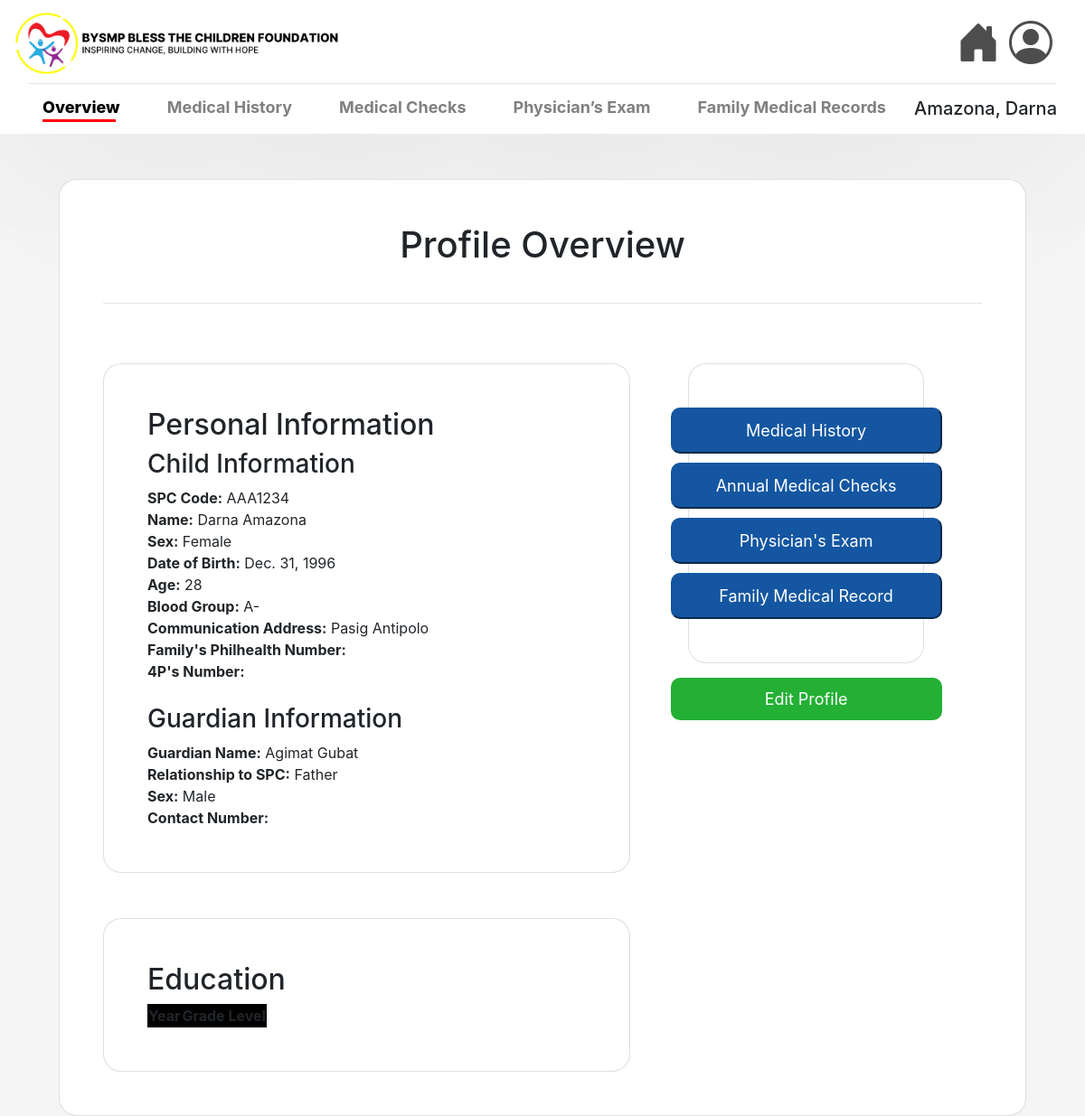
Page /view/10/ on the committed database.
### msys42app/models.py (models this page shows, shortened)
class Child(models.Model):
    code = models.CharField(max_length=7, validators=[RegexValidator(regex=r'^[A-Za-z]{3}\d{4}$')], unique=True, null=False, blank=False)
    lastname = models.CharField(max_length=25, null=False, blank=False)
    firstname = models.CharField(max_length=50, null=False, blank=False)
    middlename = models.CharField(max_length=25, null=True)
    sex = models.CharField(max_length=6, choices=[('Male', 'Male'), ('Female', 'Female')], null=False, blank=False)
    birth = models.DateField(null=False, blank=False)
    blood_group = models.CharField(max_length=3, blank=True, null=True)
    address = models.TextField(max_length=255, null=False, blank=False)
    philhealth_number = models.CharField(max_length=14, validators=[MinLengthValidator(14)], blank=True, null=True)
    fourps_number = models.CharField(max_length=20, blank=True, null=True)
    guardian_lastname = models.CharField(max_length=25, null=False, blank=False)
    guardian_firstname = models.CharField(max_length=50, null=False, blank=False)
    guardian_middlename = models.CharField(max_length=25, null=True, blank=True)
    guardian_relationship = models.CharField(max_length=25, null=False, blank=False)
    guardian_sex = models.CharField(max_length=6, choices=[('Male', 'Male'), ('Female', 'Female')], null=False, blank=False)
    age = models.IntegerField(null=False, blank=False)

### msys42app/views.py (the view)
# urls.py: path('view/<int:pk>/', views.view_child_profile, name='view_child_profile'),
def view_child_profile(request, pk):
    child = get_object_or_404(Child, pk=pk)
    numbers = ContactNumber.objects.filter(child=child)
    return render(request, 'msys42app/view_cp.html', {'child': child, 'contacts':numbers })

### msys42app/templates/msys42app/view_cp.html
{% extends 'msys42app/base.html' %}
{% load static %}
{% block navbar %}
<hr class="w-100 my-1">
<nav style="display: flex; justify-content: space-between; align-items: flex-end; padding-left: 0 ;padding: 0; width: 100%; position: sticky;">
    <ul style="display: flex; gap: 20px; list-style: none; padding: 0; margin: 0; ">
        <li class="nav-item">
            <a class="nav-link active" href="#" style="color: rgb(0, 0, 0); font-weight: 780; font-size: large; position: relative; padding-bottom: 0px;">
                Overview
                <span style="display: block; width: 81px; height: 3px; background-color: red; position: center; bottom: -3px; left: 0;"></span>
            </a>
        </li>
        <li class="nav-item">
            <a class="nav-link" href="#" style="color: gray; font-weight: 750; font-size: large;">Medical History</a>
        </li>
        <li class="nav-item">
            <a class="nav-link" href="#" style="color: gray; font-weight: 750; font-size: large;">Medical Checks</a>
        </li>
        <li class="nav-item">
            <a class="nav-link" href="#" style="color: gray; font-weight: 750; font-size: large;">Physician’s Exam</a>
        </li>
        <li class="nav-item">
            <a class="nav-link" href="#" style="color: gray; font-weight: 750; font-size: large;">Family Medical Records</a>
        </li>
    </ul>
    <h5> {{child.lastname}}, {{child.firstname}} {{child.middlename}} </h5>
</nav>
{% endblock %}
{% block content %}
<div class="container-fluid" style="min-height: 100vh; display: flex; justify-content: center; align-items: top;">
    <div class="card p-5" style="border-radius: 20px; width: 100%; max-width: 1500px;">
        <h1 class="text-center mb-4">Profile Overview</h1>
        <hr>
        <div class="d-flex justify-content-between">
            <div class="card p-5 me-3" style="border-radius: 20px; width: 60%; max-width: 1000px;">
                <h2> Personal Information </h2>
                <h3> Child Information </h3>
                <div class="info">
                    <strong>SPC Code:</strong> {{child.code}}<br>
                    <strong>Name:</strong> {{child.firstname}} {{child.middlename}} {{child.lastname}}<br>
                    <strong>Sex:</strong> {{child.sex}}<br>
                    <strong>Date of Birth:</strong> {{child.birth}}<br>
                    <strong>Age:</strong> {{child.age}}<br>
                    <strong>Blood Group:</strong> {{child.blood_group}}<br>
                    <strong>Communication Address:</strong> {{child.address}}<br>
                    <strong>Family's Philhealth Number:</strong> {{child.philhealth_number}}<br>
                    <strong>4P's Number:</strong> {{child.fourps_number}}<br>
                </div>
                <br>
                <h3> Guardian Information </h3>
                <div class="info">
                    <strong>Guardian Name:</strong> {{child.guardian_firstname}} {{child.guardian_middlename}} {{child.guardian_lastname}}<br>
                    <strong>Relationship to SPC:</strong> {{child.guardian_relationship}}<br>
                    <strong>Sex:</strong> {{child.guardian_sex}}<br>
                    <strong>Contact Number:</strong> {{number.number}}<br>
                </div>
            </div>
            <div class="container-fluid d-flex flex-column align-items-center" style="width: 30%;">
                <div class="card p-5" id="health_buttons" style="border-radius: 20px; align-items: center; gap: 10px; height: fit-content;">
                <button class="button" style="border-radius: 10px; border-color: #1456A1; background-color: #1456A1; color: white; padding: 10px; font-size: large; width: 300px;">Medical History</button>
                <button class="button" style="border-radius: 10px; border-color: #1456A1; background-color: #1456A1; color: white; padding: 10px; font-size: large; width: 300px;">Annual Medical Checks</button>
                <button class="button" style="border-radius: 10px; border-color: #1456A1; background-color: #1456A1; color: white; padding: 10px; font-size: large; width: 300px;">Physician's Exam</button>
                <button class="button" style="border-radius: 10px; border-color: #1456A1; background-color: #1456A1; color: white; padding: 10px; font-size: large; width: 300px;">Family Medical Record</button>
                </div>
                <div class="mt-3">
                    <a href="{% url 'edit_child_profile' pk=child.pk %}"
                       style="border-radius: 10px; border-color: #23B034; background-color: #23B034;
                              color: white; padding: 10px 50px; font-size: large; width: 300px;
                              text-align: center; display: inline-block; text-decoration: none;">
                        Edit Profile
                    </a>
                </div>
            </div>
        </div>
        <div class="card p-5 me-3" style="border-radius: 20px; width: 60%; max-width: 1000px;">
            <h2> Education </h2>
            <div class="educ_info">
                <table>
                    <thead>
                        <tr>
                            <th>Year</th>
                            <th>Grade Level</th>
                        </tr>
                    </thead>
            </div>
        </div>
    </div>
</div>
{% endblock %}

### msys42app/static/style.css (style rules this page uses)
body { background-color: #f5f5f5; }
.card { background-color: white; height: auto; width: 100%; max-width: 800px; margin-top: 50px; border-radius: 20px; padding: 20px; }
table { background-color: black; }

### rows in the picture
Child: lastname "Amazona", firstname "Darna", code "AAA1234", sex "Female", birth "Dec. 31, 1996", age "28", blood_group "A-", address "Pasig Antipolo", guardian_firstname "Agimat", guardian_lastname "Gubat", guardian_relationship "Father", guardian_sex "Male"
